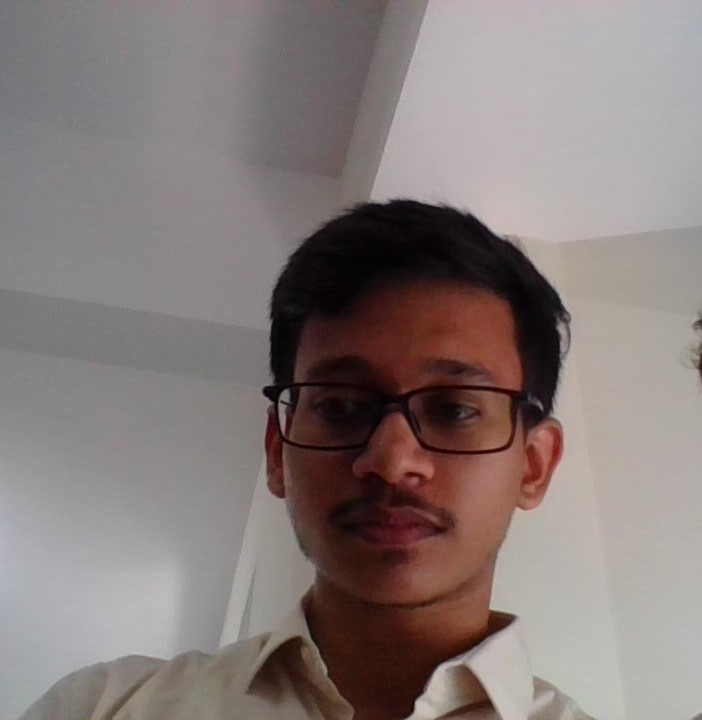
#> input picture 2.jpg, 702 x 720 px, found by its file name; its folder holds 5 pictures in this run
$ jupyter execute --allow-errors ImgCrop.ipynb
#> lines starting #> are read from the running program, lines starting #| are printed output that depends on the picture; after the words box and inside, x2 and y2 are one past the last pixel; in counts of white or black regions, pixels touching at a corner belong together
**Necessities**

1.Take videos.

2.Convert to image sequence.

3.Run Face detection and cropping using OpenCV on each image.

4.Convert to HSV from RGB.

5.Use the model to predict class of each image/frame.

Face Detection and Cropping

[cell 1]
import os
import shutil
import cv2
import numpy as np

folder_path = "D:\\UNBC_DATASET\\IntensePain"

#> (the rest of this cell did not finish here and is left out)

**IMAGE DETECTION AND CROPPING**

[cell 2]
import cv2
import numpy as np

# Load image and initialize face detector
imgfile_path = "D:\\PAIN_SHARE\\2.jpg"
img = cv2.imread(imgfile_path)
#> img is the input picture: shape (720, 702, 3); mean B, G, R 121.6, 123.3, 134.3
face_cascade = cv2.CascadeClassifier(cv2.data.haarcascades + 'haarcascade_frontalface_default.xml')

# Detect faces in the image
gray = cv2.cvtColor(img, cv2.COLOR_BGR2GRAY)
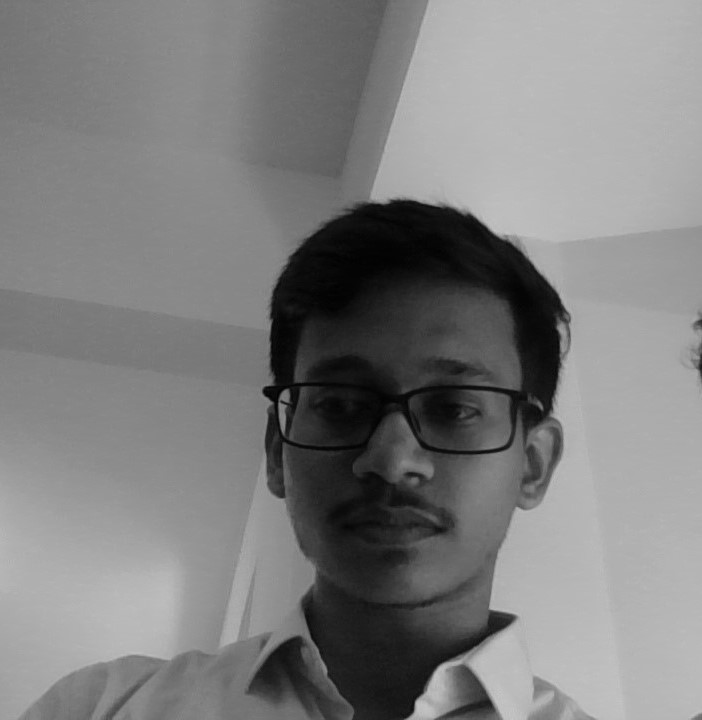
#> gray: shape (720, 702); min 1, max 199, mean 126.4
faces = face_cascade.detectMultiScale(gray, 1.25, 6)
#> faces = [[244, 295, 302, 302]]

# Loop through all detected faces and crop them
for (x,y,w,h) in faces:
    # Draw a rectangle around the face
    cv2.rectangle(img, (x,y), (x+w, y+h), (255,0,0), 3)

    # Crop the face region from the image
    face_crop = img[y:y+h, x:x+w]

    # Display the cropped face
    cv2.imwrite('2cropped.jpg', face_crop)
#> this loop made 1 pass
#> pass 1, `face_crop = img[y:y+h, x:x+w]`:
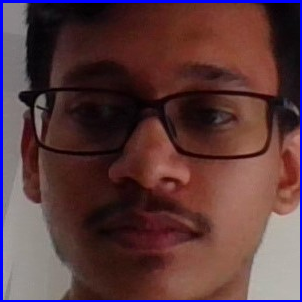
#> face_crop: shape (302, 302, 3); mean B, G, R 60.2, 57.2, 89
#> after the loop:
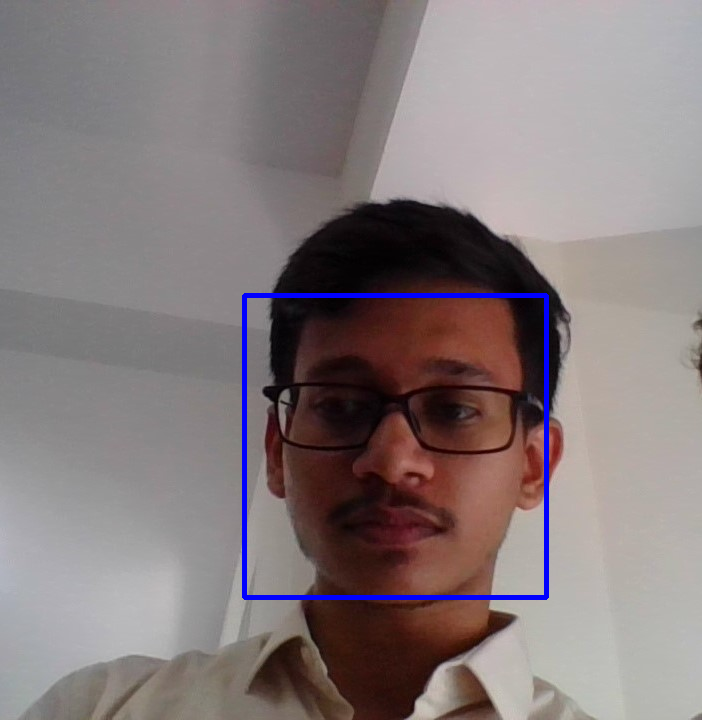
#> img: shape (720, 702, 3); 1.19% of pixels changed, all inside (x1, y1, x2, y2) = (242, 293, 549, 600)
    # cv2.imshow(face_crop)

# Display the original image with rectangles around the detected faces
# cv2.imshow(img)
cv2.waitKey(0)
cv2.destroyAllWindows()
